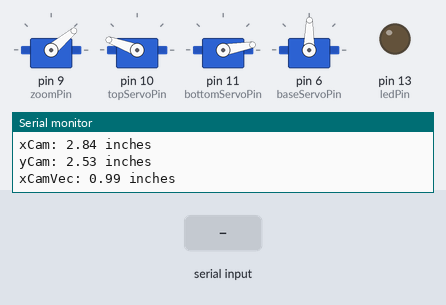
The sketch below on a simulated Arduino Uno, built with avr-gcc and run on an emulated ATmega328P. Parts: 4 × servo, output pins drawn as LEDs (lit = HIGH), the last lines printed to the serial monitor. The inputs (shaded band) are chosen by the test bench.

Above: at 1.7 s.
1.8 s: "I" received over Serial
At 3.0 s:
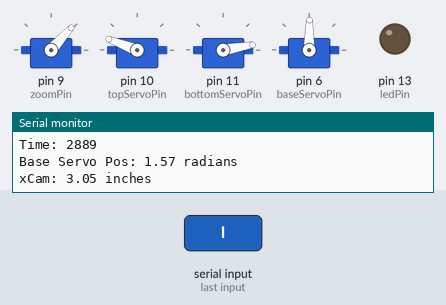
3.3 s: "O" received over Serial
At 4.0 s:
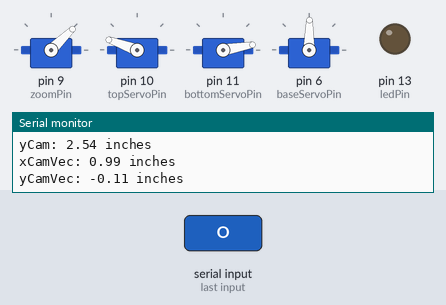
6.3 s: "U" received over Serial
At 7.8 s:
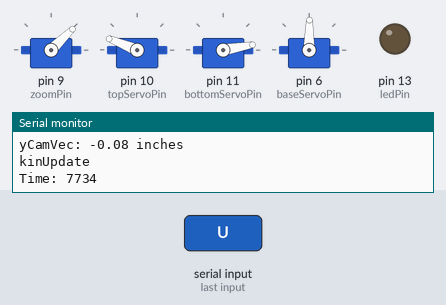
9.3 s: "D" received over Serial
At 10.0 s:
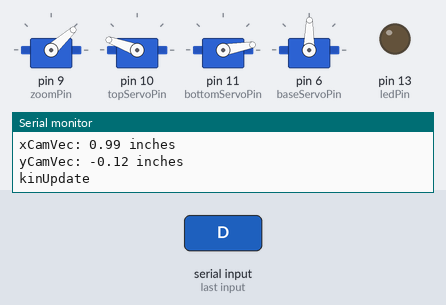
Timing chart, 0 to 12.3 s (numbered marks = the images above; inputs shaded):
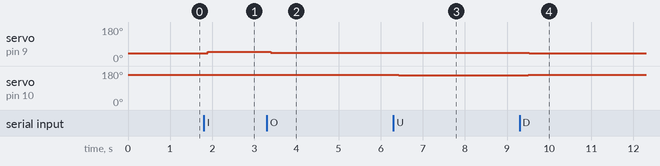

Measured:
- after the input at 1.8 s, servo on pin 9 (zoomPin): 40° → 48° after 0.10 s; servo on pin 10 (topServoPin): 160° → 159° after 0.07 s
- after the input at 3.3 s, servo on pin 9 (zoomPin): 48° → 44° after 0.09 s; servo on pin 10 (topServoPin): 159° → 160° after 0.06 s
- after the input at 6.3 s, servo on pin 10 (topServoPin): 160° → 158° after 0.13 s
- after the input at 9.3 s, servo on pin 9 (zoomPin): 44° → 42° after 0.22 s; servo on pin 10 (topServoPin): 158° → 160° after 0.20 s

The sketch:

Ibis_8.ino
```cpp
/*
Kay Hutchinson 10/16/19
Ibis Robotic Camera Arm

Research project to augment an exisiting Raven II Surgical Robot in the Link
Lab at UVA.

10/18 - Adding serial read processing to control the arm instead of with the foot pedal box.
*/

// Libraries
#include <math.h>
#include <Kinematics.h>
#include <InverseKinematics.h>
#include <Servo.h>


// Create instances of Kinematics and Inverse Kinematics
Kinematics kin = Kinematics();
InverseKinematics invkin = InverseKinematics();


// Actuators and motors
Servo zoomServo;   // Linear actuator expects commands like a servo so it is commanded as a servo object.
const int zoomPin = 9;    // linear actuator is on this pin

Servo topServo;   // Top servo
const int topServoPin = 10;   // top servo is on this pin

Servo bottomServo;    // Bottom servo
const int bottomServoPin = 11;    // bottom servo is on this pin

Servo baseServo;      // Base servo
const int baseServoPin = 6;      // base servo is on this pin

// Delay time to wait for actuators to move
const int actuatorUpdateTime = 25;

// Hardware limits as determined by testing. (units are degrees)
int zoomPosMin = 40;    // minimum position of linear actuator
int zoomPosMax = 145;   // maximum position of linear actuator
int zoomPos = 45;       // current linear actuator position

int servoPosMin = 10;   // 0.17 rad
int servoPosMid = 90;   // 1.57 rad
int servoPosMax = 170;  // 2.97 rad

double servoPosMinRad = 0.17; // rad
double servoPosMidRad = 1.57; // rad
double servoPosMaxRad = 2.97; // rad

//int topServoPos = 170;   // degrees, starting pos
//int bottomServoPos = 45;  // degrees, starting pos


// IO
const int ledPin = 13;

// zoom pedals
const int xInPedal = A2;
const int xOutPedal = A3;

int xInPedalState = 0;
int xOutPedalState = 0;


// tilt pedals
const int yUpPedal = A0;
const int yDownPedal = A1;

int yUpPedalState = 0;
int yDownPedalState = 0;

// pan pedals
const int panLeftPedal = A4;
const int panRightPedal = A5;

int panLeftPedalState = 0;
int panRightPedalState = 0;


//----------------------------------
// Arm and servo positions
// Robot state
double zoom = 0.00;             // inches

double tTopServoRad = servoPosMinRad;     // radians
double tBottomServoRad = servoPosMaxRad;  // radians

double xLower = 0.00;           // inches
double yLower = 0.00;           // inches

double xUpper = 0.00;           // inches
double yUpper = 0.00;           // inches

double xCam = 0.00;             // inches
double yCam = 0.00;             // inches
double xCamVec = 0.00;          // inches
double yCamVec = 0.00;          // inches

double tBaseServoRad = 1.57;    // radians

char command;                   // command from serial
//----------------------------------

double scalingFactor = 1.00;    // arm movement scaling factor

unsigned long time; // keep track of milliseconds since the program began

// Set up
void setup() {
  Serial.begin(9600);

  zoomServo.attach(zoomPin);  // attaches the servo on pin 9 to the servo object
  topServo.attach(topServoPin);
  bottomServo.attach(bottomServoPin);
  baseServo.attach(baseServoPin);

// Set pin modes (INPUT or OUTPUT)
  pinMode(ledPin, OUTPUT);

  pinMode(xInPedal, INPUT);
  pinMode(xOutPedal, INPUT);

  pinMode(yUpPedal, INPUT);
  pinMode(yDownPedal, INPUT);

  pinMode(panLeftPedal, INPUT);
  pinMode(panRightPedal, INPUT);

  initIBIS();
  Serial.println("IBIS initialized");
}


void loop() {

// Always update kinematics-----------
//------------------------------------
  kinUpdate(zoom, tTopServoRad, tBottomServoRad);
//------------------------------------

// Print status of IBIS over serial
  Serial.print("Time: ");
  time = millis();
  Serial.println(time);

  /*
  Serial.println("Starting Pos");

  Serial.print("Zoom: ");
  Serial.print(zoom);
  Serial.println(" inches");

  Serial.print("Top Servo Pos: ");
  //Serial.println(topServoPos);
  Serial.print(tTopServoRad);
  Serial.println(" radians");

  Serial.print("Bottom Servo Pos: ");
  //Serial.println(bottomServoPos);
  Serial.print(tBottomServoRad);
  Serial.println(" radians");

*/

  Serial.print("Base Servo Pos: ");
  Serial.print(tBaseServoRad);
  Serial.println(" radians");

  /*
  Serial.print("Upper: ( ");
  Serial.print(xUpper);
  Serial.print(", ");
  Serial.print(yUpper);
  Serial.println(")");

  Serial.print("Lower: ( ");
  Serial.print(xLower);
  Serial.print(", ");
  Serial.print(yLower);
  Serial.println(")");
*/

  Serial.print("xCam: ");
  Serial.print(xCam);
  Serial.println(" inches");

  Serial.print("yCam: ");
  Serial.print(yCam);
  Serial.println(" inches");

  Serial.print("xCamVec: ");
  Serial.print(xCamVec);
  Serial.println(" inches");

  Serial.print("yCamVec: ");
  Serial.print(yCamVec);
  Serial.println(" inches");


//-------------------------------------

/*
// Read the pedals
  xInPedalState = digitalRead(xInPedal);
  xOutPedalState = digitalRead(xOutPedal);

  yUpPedalState = digitalRead(yUpPedal);
  yDownPedalState = digitalRead(yDownPedal);

  panLeftPedalState = digitalRead(panLeftPedal);
  panRightPedalState = digitalRead(panRightPedal);
//


  // Atuate in X direction
  if (xInPedalState == HIGH) {
    // turn LED on:
    //Serial.println("x in");
    xIn();
  }

  if (xOutPedalState == HIGH) {
    // turn LED on:
    //Serial.println("x out");
    xOut();
  }


  // Actuate in Y direction
  if (yUpPedalState == HIGH) {
    //Serial.println("y up");
    yUp();
  }

  if (yDownPedalState == HIGH) {
    //Serial.println("y down");
    yDown();
  }


  // Pan left and right
  if (panLeftPedalState == HIGH){
    //Serial.println("pan left");
    panLeft();
  }
  if (panRightPedalState == HIGH){
    //Serial.println("pan right");
    panRight();
  }

*/


// Instead of reading the pedals, accept commands from serial
  recvCommand();


/*
  Serial.println("Starting Pos");
  Serial.println(zoom);
  Serial.print(topServoPos);
  Serial.println(tTopServoRad);
  Serial.print(bottomServoPos);
  Serial.println(tBottomServoRad);

  Serial.println(xUpper);
  Serial.println(yUpper);

  */

  //cameraPosition(zoom, 0.00, 0.00);
  delay(10);
  Serial.println();

}


void recvCommand() {
  if(Serial.available() > 0) {
    command = Serial.read();
    react(command);
  }
}


void react(char command){
  switch(command) {
    case 'I':
      Serial.println("xIn");
      xIn();
      break;
    case 'O':
      Serial.println("xOut");
      xOut();
      break;
    case 'U':
      Serial.println("yUp");
      yUp();
      break;
    case 'D':
      Serial.println("yDown");
      yDown();
      break;
    case 'L':
      Serial.println("zLeft");
      panLeft();
      break;
    case 'R':
      Serial.println("zRight");
      panRight();
      break;
  }
}


void xIn(){
  //Serial.println("xIn function");
  tBottomServoRad = tBottomServoRad - 0.02;
  tBottomServoRad = constrain(tBottomServoRad, servoPosMinRad, servoPosMaxRad);

  double xUpperNext = xUpper + 0.25*scalingFactor;

  invkinUpdate(xUpperNext, yUpper, tBottomServoRad);

  bottomServoMove(tBottomServoRad);
  topServoMove(tTopServoRad);
  zoomServo.write(zoomPos);

  delay(actuatorUpdateTime);
}


void xOut(){
  //Serial.println("xOut function");
  tBottomServoRad = tBottomServoRad + 0.02;
  tBottomServoRad = constrain(tBottomServoRad, servoPosMinRad, servoPosMaxRad);

  double xUpperNext = xUpper - 0.25*scalingFactor;

  invkinUpdate(xUpperNext, yUpper, tBottomServoRad);

  bottomServoMove(tBottomServoRad);
  topServoMove(tTopServoRad);
  zoomServo.write(zoomPos);

  delay(actuatorUpdateTime);
}


void yUp(){
  //Serial.println("yUp function");
  tBottomServoRad = tBottomServoRad + 0.02;
  tBottomServoRad = constrain(tBottomServoRad, servoPosMinRad, servoPosMaxRad);

  double yUpperNext = yUpper + 0.25*scalingFactor;

  invkinUpdate(xUpper, yUpperNext, tBottomServoRad);

  bottomServoMove(tBottomServoRad);
  topServoMove(tTopServoRad);
  zoomServo.write(zoomPos);

  delay(actuatorUpdateTime);
}


void yDown(){
  //Serial.println("yDown function");
  tBottomServoRad = tBottomServoRad - 0.02;
  tBottomServoRad = constrain(tBottomServoRad, servoPosMinRad, servoPosMaxRad);

  double yUpperNext = yUpper - 0.25*scalingFactor;

  invkinUpdate(xUpper, yUpperNext, tBottomServoRad);

  bottomServoMove(tBottomServoRad);
  topServoMove(tTopServoRad);
  zoomServo.write(zoomPos);

  delay(actuatorUpdateTime);

}


void panLeft(){
  //Serial.println("pan left");
  tBaseServoRad = tBaseServoRad + 0.02;
  tBaseServoRad = constrain(tBaseServoRad, servoPosMinRad, servoPosMaxRad);

  baseServoMove(tBaseServoRad);
  delay(actuatorUpdateTime);
}

void panRight(){
  //Serial.println("pan right");
  tBaseServoRad = tBaseServoRad - 0.02;
  tBaseServoRad = constrain(tBaseServoRad, servoPosMinRad, servoPosMaxRad);

  baseServoMove(tBaseServoRad);
  delay(actuatorUpdateTime);
}

// Unfinished and unsed movement functionalities-------------------------------------------------
//-----------------------------------------------------------------------------------------------

/*
void zoomIn() {
  if (zoomPos < zoomPosMax) {
    zoomPos += 1;   // increments position of linear actuator
  }
  else {
    zoomPos = zoomPosMax;   // else, position is maximum and print feedbacks
    Serial.println("Can't zoom in any farther");
  }
  zoomServo.write(zoomPos);
  delay(100);
}

void zoomOut() {
  if (zoomPos > zoomPosMin) {
    zoomPos -= 1;   // decrements position of linear actuator
  }
  else {
    zoomPos = zoomPosMin;   // else, position is maximum and print feedbacks
    Serial.println("Can't zoom out any farther");
  }
  zoomServo.write(zoomPos);
  delay(100);
}

void tiltUp() {
  //bottomServoPos = constrain(bottomServoPos + 1, servoPosMin, servoPosMax);
  //tBottomServoRad = degToRad(bottomServoPos);

  tBottomServoRad = tBottomServoRad + 0.02;

  invkinUpdate(xUpper, yUpper, tBottomServoRad);

  bottomServoMove(tBottomServoRad);
  topServoMove(tTopServoRad);
  zoomServo.write(zoomPos);

  delay(100);
}

void tiltDown() {
  Serial.println("tiltDown fn");
  Serial.println(tBottomServoRad);
  //bottomServoPos = constrain(bottomServoPos - 1, servoPosMin, servoPosMax);
  //Serial.println(bottomServoPos);
  //tBottomServoRad = degToRad(bottomServoPos);
  tBottomServoRad = tBottomServoRad - 0.02;
  Serial.println(tBottomServoRad);

  invkinUpdate(xUpper, yUpper, tBottomServoRad);

  bottomServoMove(tBottomServoRad);
  topServoMove(tTopServoRad);
  zoomServo.write(zoomPos);

  delay(100);
}
*/
//-----------------------------------------------------------------------------------------------
//-----------------------------------------------------------------------------------------------


void bottomServoMove(double tBottomServo){
  Serial.println("bottomServoMove");
  double angle = 180 - radToDeg(tBottomServo);
  angle = constrain(angle, servoPosMin, servoPosMax);
  bottomServo.write(angle);
  //Serial.println(angle);
  delay(actuatorUpdateTime);
}


void topServoMove(double tTopServo){
  Serial.println("topServoMove");
  double angle = 170 - radToDeg(tTopServo);
  angle = constrain(angle, servoPosMin, servoPosMax);
  topServo.write(angle);
  //Serial.println(angle);
  delay(actuatorUpdateTime);
}


void baseServoMove(double tBaseServo){
  Serial.println("baseServoMove");
  double angle = radToDeg(tBaseServo);
  angle = constrain(angle, servoPosMin, servoPosMax);
  baseServo.write(angle);
  //Serial.println(angle);
  delay(actuatorUpdateTime);
}


// Initialize arm to fully retracted position
void initIBIS(){
  zoomServo.write(zoomPosMin);
  topServoMove(servoPosMinRad);
  bottomServoMove(servoPosMaxRad);
  baseServoMove(servoPosMidRad);
  delay(500);

  //kinUpdate(0.00, 0.00, 0.00);

}

void kinUpdate(double z, double tTopServo, double tBottomServo){
  xLower = kin.xLowerCalc(tBottomServo);
  yLower = kin.yLowerCalc(tBottomServo);

  xUpper = kin.xUpperCalc(z, tTopServo, tBottomServo);
  yUpper = kin.yUpperCalc(z, tTopServo, tBottomServo);

  xCam = kin.xCamCalc(z, tTopServo, tBottomServo);
  yCam = kin.yCamCalc(z, tTopServo, tBottomServo);
  xCamVec = kin.xCamVectorCalc(z, tTopServo, tBottomServo);
  yCamVec = kin.yCamVectorCalc(z, tTopServo, tBottomServo);

  Serial.println("kinUpdate");
  //Serial.println(xUpper);
  //Serial.println(yUpper);
}

void invkinUpdate(double xUpper, double yUpper, double tBottomServo){
   //Serial.println("inv kin update");
   xLower = invkin.xLowerCalc(tBottomServo);
   yLower = invkin.yLowerCalc(tBottomServo);

   tTopServoRad = invkin.tTopServoCalc(xUpper, yUpper, tBottomServo);
   tTopServoRad = constrain(tTopServoRad, servoPosMinRad, servoPosMaxRad);

   zoom = invkin.zCalc(xUpper, yUpper, tBottomServo);
   zoomPos = zoomPosCalc(zoom);
   zoomPos = constrain(zoomPos, zoomPosMin, zoomPosMax);
   zoom = zoomCalc(zoomPos);

   kinUpdate(zoom, tTopServoRad, tBottomServoRad);
}


// Unit conversion functions
double radToDeg(double rad){
  double deg = rad*(180/M_PI);
  return deg;
}

double degToRad(double deg){
  double rad = deg*(M_PI/180);
  return rad;
}

// Calculation functions
// calculate zoom z in inches
double zoomCalc(double zoomPos){
  double z = 0.055*zoomPos - 2.4761;
  return z;
}

// calculate zoomPos in PWM duty cycle
double zoomPosCalc(double zoom){
  double zoomPos = 45.02 + 18.1818*zoom;
  return zoomPos;
}
```
